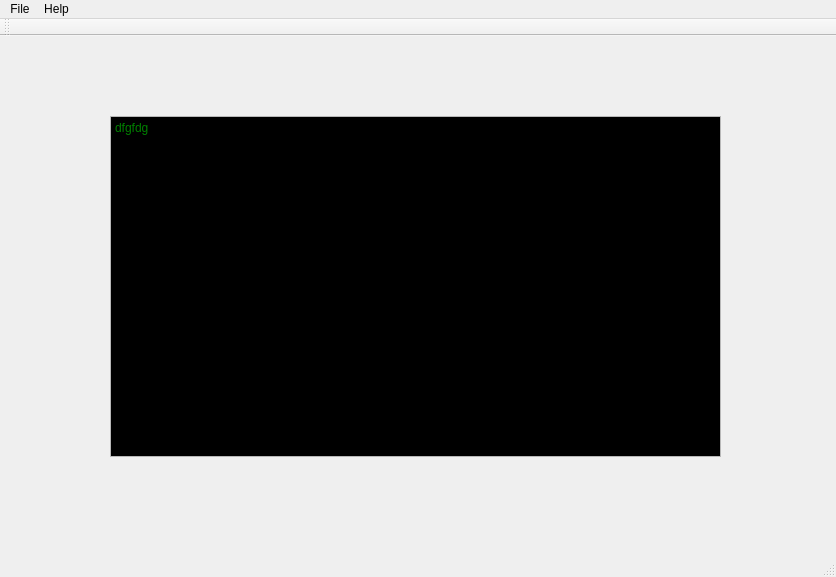
<?xml version="1.0" encoding="UTF-8"?>
<ui version="4.0">
 <class>MainWindow</class>
 <widget class="QMainWindow" name="MainWindow">
  <property name="geometry">
   <rect>
    <x>0</x>
    <y>0</y>
    <width>836</width>
    <height>577</height>
   </rect>
  </property>
  <property name="windowTitle">
   <string>MainWindow</string>
  </property>
  <widget class="QWidget" name="centralWidget">
   <widget class="QPlainTextEdit" name="plainTextEdit">
    <property name="geometry">
     <rect>
      <x>110</x>
      <y>80</y>
      <width>611</width>
      <height>341</height>
     </rect>
    </property>
    <property name="palette">
     <palette>
      <active>
       <colorrole role="Text">
        <brush brushstyle="SolidPattern">
         <color alpha="255">
          <red>0</red>
          <green>255</green>
          <blue>0</blue>
         </color>
        </brush>
       </colorrole>
       <colorrole role="Base">
        <brush brushstyle="SolidPattern">
         <color alpha="255">
          <red>0</red>
          <green>0</green>
          <blue>0</blue>
         </color>
        </brush>
       </colorrole>
      </active>
      <inactive>
       <colorrole role="Text">
        <brush brushstyle="SolidPattern">
         <color alpha="255">
          <red>0</red>
          <green>255</green>
          <blue>0</blue>
         </color>
        </brush>
       </colorrole>
       <colorrole role="Base">
        <brush brushstyle="SolidPattern">
         <color alpha="255">
          <red>0</red>
          <green>0</green>
          <blue>0</blue>
         </color>
        </brush>
       </colorrole>
      </inactive>
      <disabled>
       <colorrole role="Text">
        <brush brushstyle="SolidPattern">
         <color alpha="255">
          <red>120</red>
          <green>120</green>
          <blue>120</blue>
         </color>
        </brush>
       </colorrole>
       <colorrole role="Base">
        <brush brushstyle="SolidPattern">
         <color alpha="255">
          <red>240</red>
          <green>240</green>
          <blue>240</blue>
         </color>
        </brush>
       </colorrole>
      </disabled>
     </palette>
    </property>
    <property name="undoRedoEnabled">
     <bool>false</bool>
    </property>
    <property name="readOnly">
     <bool>true</bool>
    </property>
    <property name="placeholderText">
     <string>dfgfdg</string>
    </property>
   </widget>
  </widget>
  <widget class="QMenuBar" name="menuBar">
   <property name="geometry">
    <rect>
     <x>0</x>
     <y>0</y>
     <width>836</width>
     <height>21</height>
    </rect>
   </property>
   <widget class="QMenu" name="menuFile">
    <property name="title">
     <string>File</string>
    </property>
    <addaction name="actionExit"/>
   </widget>
   <widget class="QMenu" name="menuHelp">
    <property name="title">
     <string>Help</string>
    </property>
    <addaction name="actionAbout"/>
   </widget>
   <addaction name="menuFile"/>
   <addaction name="menuHelp"/>
  </widget>
  <widget class="QToolBar" name="mainToolBar">
   <attribute name="toolBarArea">
    <enum>TopToolBarArea</enum>
   </attribute>
   <attribute name="toolBarBreak">
    <bool>false</bool>
   </attribute>
  </widget>
  <widget class="QStatusBar" name="statusBar"/>
  <action name="actionExit">
   <property name="text">
    <string>Exit</string>
   </property>
  </action>
  <action name="actionAbout">
   <property name="text">
    <string>About</string>
   </property>
  </action>
 </widget>
 <layoutdefault spacing="6" margin="11"/>
 <resources/>
 <connections/>
</ui>
